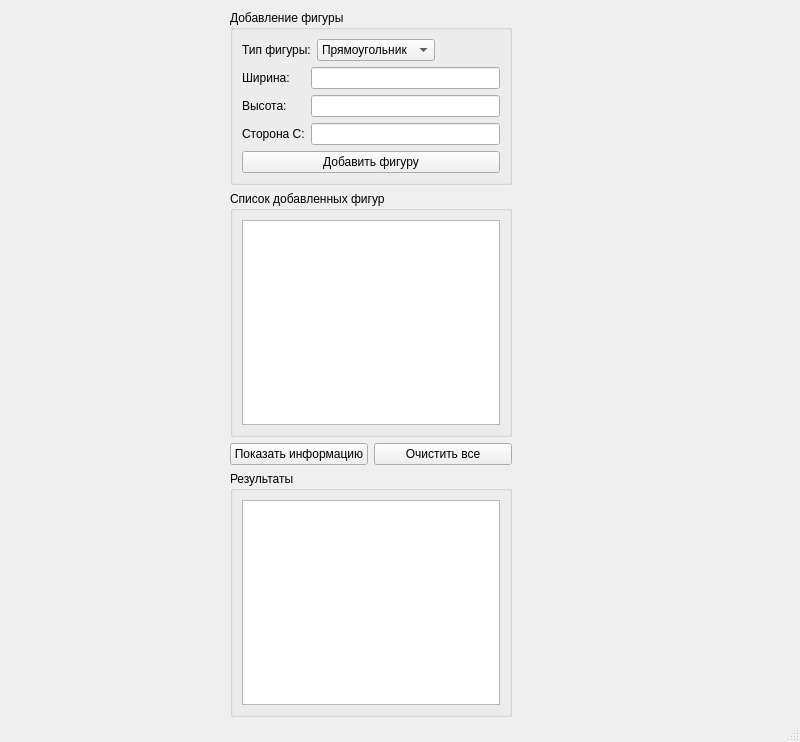
<?xml version="1.0" encoding="UTF-8"?>
<ui version="4.0">
 <class>MainWindow</class>
 <widget class="QMainWindow" name="MainWindow">
  <property name="geometry">
   <rect>
    <x>0</x>
    <y>0</y>
    <width>800</width>
    <height>742</height>
   </rect>
  </property>
  <property name="windowTitle">
   <string>MainWindow</string>
  </property>
  <widget class="QWidget" name="centralwidget">
   <widget class="QWidget" name="centralwidget_2">
    <property name="geometry">
     <rect>
      <x>230</x>
      <y>10</y>
      <width>282</width>
      <height>707</height>
     </rect>
    </property>
    <layout class="QVBoxLayout" name="verticalLayout">
     <item>
      <widget class="QGroupBox" name="inputGroupBox">
       <property name="title">
        <string>Добавление фигуры</string>
       </property>
       <layout class="QVBoxLayout" name="verticalLayout_2">
        <item>
         <layout class="QHBoxLayout" name="horizontalLayout">
          <item>
           <widget class="QLabel" name="shapeTypeLabel">
            <property name="text">
             <string>Тип фигуры:</string>
            </property>
           </widget>
          </item>
          <item>
           <widget class="QComboBox" name="shapeTypeComboBox">
            <item>
             <property name="text">
              <string>Прямоугольник</string>
             </property>
            </item>
            <item>
             <property name="text">
              <string>Круг</string>
             </property>
            </item>
            <item>
             <property name="text">
              <string>Треугольник</string>
             </property>
            </item>
           </widget>
          </item>
          <item>
           <spacer name="horizontalSpacer">
            <property name="orientation">
             <enum>Qt::Orientation::Horizontal</enum>
            </property>
            <property name="sizeHint" stdset="0">
             <size>
              <width>40</width>
              <height>20</height>
             </size>
            </property>
           </spacer>
          </item>
         </layout>
        </item>
        <item>
         <layout class="QGridLayout" name="paramsGridLayout">
          <item row="0" column="0">
           <widget class="QLabel" name="param1Label">
            <property name="text">
             <string>Ширина:</string>
            </property>
           </widget>
          </item>
          <item row="0" column="1">
           <widget class="QLineEdit" name="param1LineEdit"/>
          </item>
          <item row="1" column="0">
           <widget class="QLabel" name="param2Label">
            <property name="text">
             <string>Высота:</string>
            </property>
           </widget>
          </item>
          <item row="1" column="1">
           <widget class="QLineEdit" name="param2LineEdit"/>
          </item>
          <item row="2" column="0">
           <widget class="QLabel" name="param3Label">
            <property name="text">
             <string>Сторона C:</string>
            </property>
           </widget>
          </item>
          <item row="2" column="1">
           <widget class="QLineEdit" name="param3LineEdit"/>
          </item>
         </layout>
        </item>
        <item>
         <widget class="QPushButton" name="addButton">
          <property name="text">
           <string>Добавить фигуру</string>
          </property>
         </widget>
        </item>
       </layout>
      </widget>
     </item>
     <item>
      <widget class="QGroupBox" name="listGroupBox">
       <property name="title">
        <string>Список добавленных фигур</string>
       </property>
       <layout class="QVBoxLayout" name="verticalLayout_3">
        <item>
         <widget class="QListWidget" name="shapesListWidget"/>
        </item>
       </layout>
      </widget>
     </item>
     <item>
      <layout class="QHBoxLayout" name="buttonsLayout">
       <item>
        <widget class="QPushButton" name="calculateButton">
         <property name="text">
          <string>Показать информацию</string>
         </property>
        </widget>
       </item>
       <item>
        <widget class="QPushButton" name="clearButton">
         <property name="text">
          <string>Очистить все</string>
         </property>
        </widget>
       </item>
      </layout>
     </item>
     <item>
      <widget class="QGroupBox" name="resultGroupBox">
       <property name="title">
        <string>Результаты</string>
       </property>
       <layout class="QVBoxLayout" name="verticalLayout_4">
        <item>
         <widget class="QTextEdit" name="resultTextEdit">
          <property name="readOnly">
           <bool>true</bool>
          </property>
         </widget>
        </item>
       </layout>
      </widget>
     </item>
    </layout>
   </widget>
   <widget class="QStatusBar" name="statusbar_2">
    <property name="geometry">
     <rect>
      <x>230</x>
      <y>10</y>
      <width>3</width>
      <height>22</height>
     </rect>
    </property>
   </widget>
  </widget>
  <widget class="QStatusBar" name="statusbar"/>
  <action name="actionClear">
   <property name="text">
    <string>Очистить все</string>
   </property>
  </action>
  <action name="actionExit">
   <property name="text">
    <string>Выход</string>
   </property>
  </action>
  <action name="actionAbout">
   <property name="text">
    <string>О программе</string>
   </property>
  </action>
 </widget>
 <resources/>
 <connections/>
</ui>
